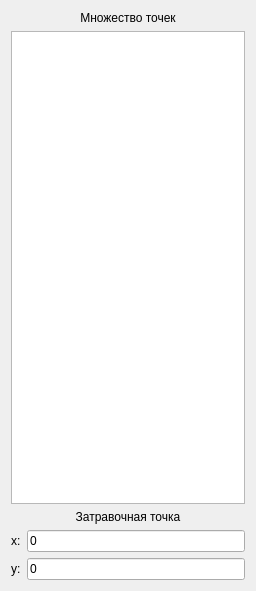
   <widget class="QWidget" name="verticalLayoutWidget_2">
    <property name="geometry">
     <rect>
      <x>1050</x>
      <y>210</y>
      <width>256</width>
      <height>591</height>
     </rect>
    </property>
    <layout class="QVBoxLayout" name="tableLayout">
     <item>
      <widget class="QLabel" name="tableLayoutLabel">
       <property name="text">
        <string>Множество точек</string>
       </property>
       <property name="alignment">
        <set>Qt::AlignmentFlag::AlignCenter</set>
       </property>
      </widget>
     </item>
     <item>
      <widget class="QTableView" name="pointsTableView"/>
     </item>
     <item>
      <layout class="QFormLayout" name="seedPointLayout">
       <item row="0" column="0" colspan="2">
        <widget class="QLabel" name="seedLabel">
         <property name="text">
          <string>Затравочная точка</string>
         </property>
         <property name="alignment">
          <set>Qt::AlignmentFlag::AlignCenter</set>
         </property>
        </widget>
       </item>
       <item row="1" column="0">
        <widget class="QLabel" name="seedXLabel">
         <property name="text">
          <string>x:</string>
         </property>
        </widget>
       </item>
       <item row="1" column="1">
        <widget class="QLineEdit" name="seedX">
         <property name="text">
          <string>0</string>
         </property>
        </widget>
       </item>
       <item row="2" column="0">
        <widget class="QLabel" name="seedYLabel">
         <property name="text">
          <string>y:</string>
         </property>
        </widget>
       </item>
       <item row="2" column="1">
        <widget class="QLineEdit" name="seedY">
         <property name="text">
          <string>0</string>
         </property>
        </widget>
       </item>
      </layout>
     </item>
    </layout>
   </widget>
